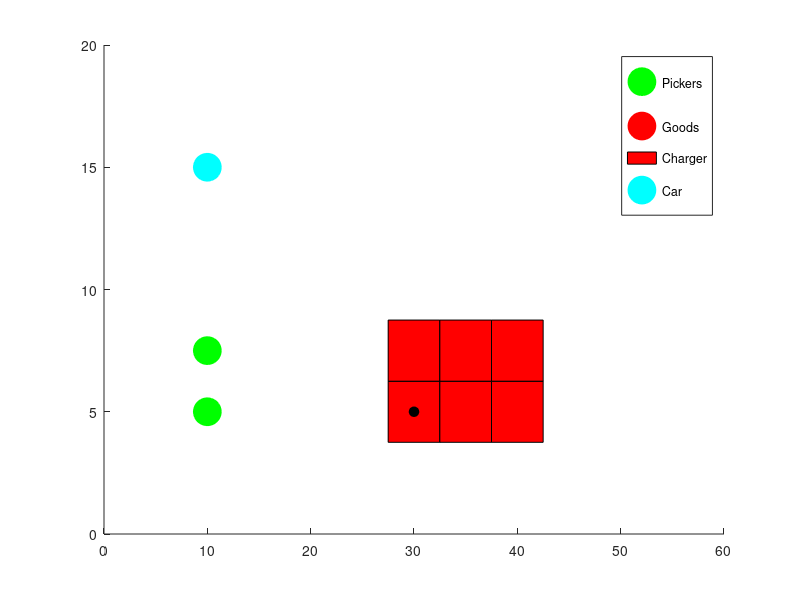

Write the MATLAB code that produced this figure. (Note: this script raises an error after producing the figure.)
clc, clear all, close all;
hold on;
axis([0, 60, 0, 20])

pick1 = scatter(10, 5, 400, 'g', 'MarkerFaceColor', 'g');
goods = scatter(10000, 100000, 400, 'r', 'MarkerFaceColor', 'r');
goods1 = rectangle('Position', [27.5, 3.75, 5, 2.5], 'EdgeColor', 'k', 'FaceColor', 'r');
charge1 = scatter(10, 15, 400, 'c', 'MarkerFaceColor', 'c');
car = scatter(1000, 1000, 50, 'k', 'MarkerFaceColor', 'k');

pick2 = scatter(10, 7.5, 400, 'g', 'MarkerFaceColor', 'g');

% goods2 = scatter(30, 10, 400, 'r', 'MarkerFaceColor', 'r');
% goods3 = scatter(40, 5, 400, 'r', 'MarkerFaceColor', 'r');
% goods4 = scatter(40, 10, 400, 'r', 'MarkerFaceColor', 'r');
% goods5 = scatter(50, 5, 400, 'r', 'MarkerFaceColor', 'r');
% goods6 = scatter(50, 10, 400, 'r', 'MarkerFaceColor', 'r');

goods2 = rectangle('Position', [27.5, 6.25, 5, 2.5], 'EdgeColor', 'k', 'FaceColor', 'r');
goods3 = rectangle('Position', [32.5, 3.75, 5, 2.5], 'EdgeColor', 'k', 'FaceColor', 'r');
goods4 = rectangle('Position', [32.5, 6.25, 5, 2.5], 'EdgeColor', 'k', 'FaceColor', 'r');
goods5 = rectangle('Position', [37.5, 3.75, 5, 2.5], 'EdgeColor', 'k', 'FaceColor', 'r');
goods6 = rectangle('Position', [37.5, 6.25, 5, 2.5], 'EdgeColor', 'k', 'FaceColor', 'r');

car1 = scatter(1, 1, 50, 'k', 'MarkerFaceColor', 'k');

t1 = linspace(0,30);
x1 = t1;
y1 = t1/6;

t2 = linspace(30, 10);
x2 = t2;
y2 = y1(end) + 0*t2;

t3 = linspace(10,30);
x3 = t3;
y3 = y2(end) + 0*t2;

%(30, 5) -> (10, 15)
t4 = linspace(30, 10);
x4 = t4;
y4 = t3/2;

legend('Pickers', 'Goods', 'Charger', 'Car')
status = 'Moving to goods';

for k = 1:length(t1)
    % Update the location of the scatter plot
    set(car1, 'XData', x1(k), ...    % Set the X Position of the circle to x(k)
                  'YData', y1(k))        % Set the Y Position of the circle to y(k)

    % Refresh the plot
    message = text(x1(k)-5, y1(k)+1, status);
    drawnow
    pause(0.002)
    delete(message)
end

delete(message)
status = 'Collecting goods';
message = text(x1(k)-5, y1(k)+1, status);
drawnow
pause(1)
%goods1 = rectangle('Position', [27.5, 3.75, 5, 2.5], 'EdgeColor', 'k');
set(goods1, 'FaceColor', 'w')
set(car1, 'MarkerFaceColor', 'r')
status = 'Transporting goods';

for k = 1:length(t2)
    delete(message)
    % Update the location of the scatter plot
    set(car1, 'XData', x2(k), ...    % Set the X Position of the circle to x(k)
                  'YData', y2(k))        % Set the Y Position of the circle to y(k)

    % Refresh the plot
    message = text(x2(k)-5, y2(k)+1, status);
    drawnow
    pause(0.001)
    delete(message)
end

status = 'Waiting for picking';
message = text(x2(k)-5, y2(k)+1, status);
pause(1)
delete(message)
status = 'Transporting goods';

for k = 1:length(t3)
    % Update the location of the scatter plot
    set(car1, 'XData', x3(k), ...    % Set the X Position of the circle to x(k)
                  'YData', y3(k))        % Set the Y Position of the circle to y(k)

    % Refresh the plot
    message = text(x3(k)-5, y3(k)+1, status);
    drawnow
    pause(0.001)
    delete(message)
end

status = 'Returning goods';
message = text(x3(k)-5, y3(k)+1, status);
pause(1)
delete(message)
set(goods1, 'FaceColor', 'r')
set(car1, 'MarkerFaceColor', 'k')
status = 'Move to charge';

for k = 1:length(t4)
    % Update the location of the scatter plot
    set(car1, 'XData', x4(k), ...    % Set the X Position of the circle to x(k)
                  'YData', y4(k))        % Set the Y Position of the circle to y(k)

    % Refresh the plot
    message = text(x4(k)-5, y4(k)+1, status);
    drawnow
    pause(0.002)
    delete(message)
end

status = 'Charging';
message = text(x4(k)-3, y4(k)+1, status);
